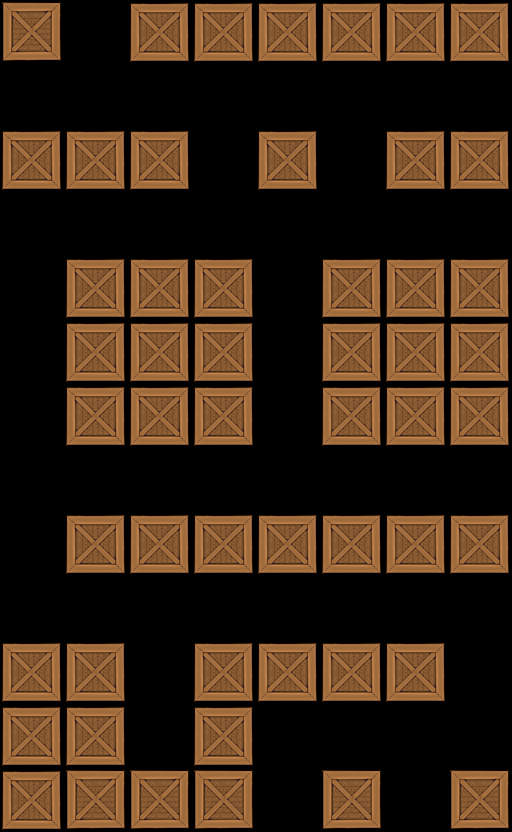

A level layout from a 2D game, rendered from its tile map. Below: a short description, then the map file with tile-grid data replaced by summaries:
An orthogonal 8x13 tile map with 64x64 px tiles, 1 tile layer (Tile Layer 1).

<map version="1.0" orientation="orthogonal" width="8" height="13" tilewidth="64" tileheight="64">
 <tileset firstgid="1" name="crate" tilewidth="64" tileheight="64">
  <image source="../../crate3.png" width="64" height="64" />
 </tileset>
 <layer name="Tile Layer 1" width="8" height="13">
  <data>[104 cells, 53 non-empty, 1 distinct tile ids]</data>
 </layer>
</map>
